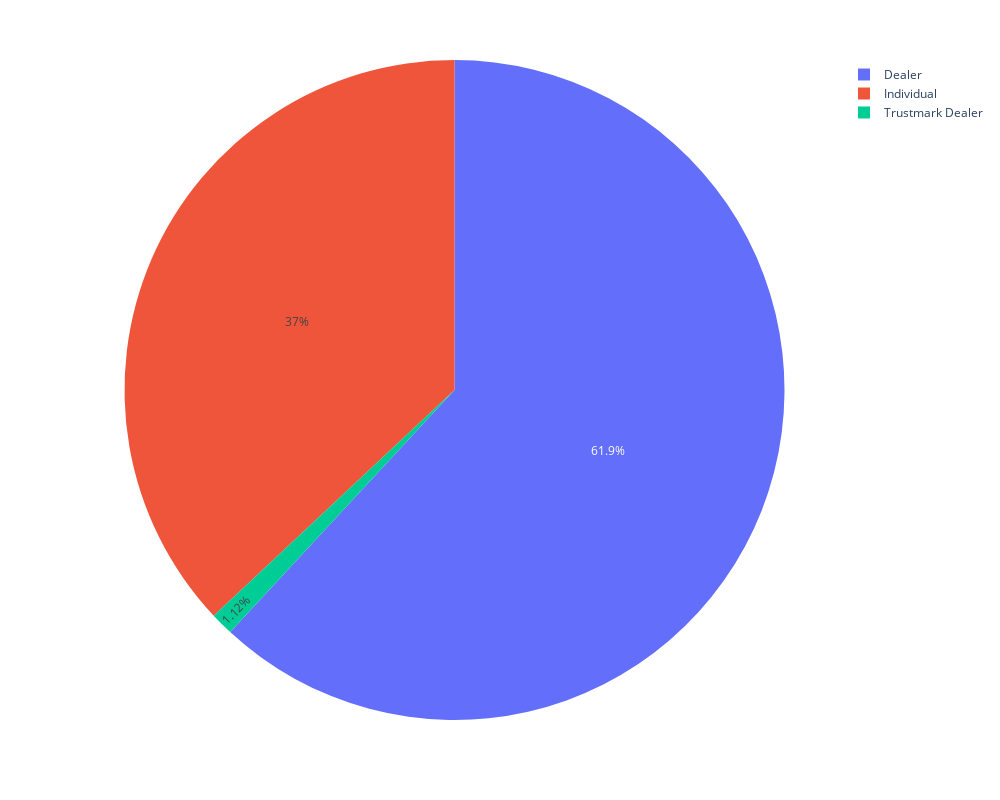

Write notebook code for a chart like this one.
### Code cell
fig = psx.pie(Count_seller_type,names="seller_type",values="Count")
fig.update_layout(width=1000, height=800)
fig.write_image("PieSellerCount.jpg")
fig.show()

### Figure 1 — Plotly figure (JSON) as saved in the notebook; plotly's stock layout.template omitted (floating-point values rounded to 4 significant figures; data arrays with more than 128 entries replaced by an {"elided": "..."} marker saying what was removed)
{"data": [{"domain": {"x": [0, 1], "y": [0, 1]}, "hovertemplate": "seller_type=%{label}<br>Count=%{value}<extra></extra>", "labels": {"elided": "243 str values"}, "legendgroup": "", "name": "", "showlegend": true, "type": "pie", "values": {"elided": "243 int values"}}], "layout": {"height": 800, "legend": {"tracegroupgap": 0}, "margin": {"t": 60}, "width": 1000}}
